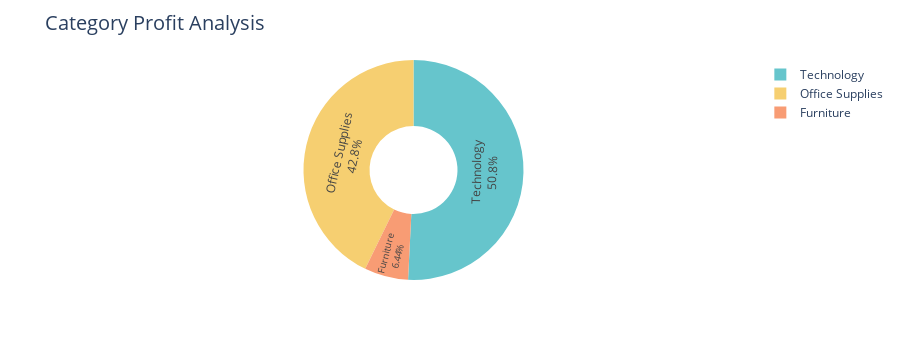

This figure's notebook cell:
### Code cell
fig= px.pie(category_profit_analysis, 
                      values="Profit", 
                      names="Category", 
                      hole=0.4, 
                      color_discrete_sequence= px.colors.qualitative.Pastel)
fig.update_traces(textposition = "inside", textinfo= "percent+label")
fig.update_layout(title_text = "Category Profit Analysis",title_font=dict(size= 20))
fig.show()

### Figure 1 — Plotly figure (JSON) as saved in the notebook; plotly's stock layout.template omitted (floating-point values rounded to 4 significant figures)
{"data": [{"domain": {"x": [0, 1], "y": [0, 1]}, "hole": 0.4, "hovertemplate": "Category=%{label}<br>Profit=%{value}<extra></extra>", "labels": ["Furniture", "Office Supplies", "Technology"], "legendgroup": "", "name": "", "showlegend": true, "textinfo": "percent+label", "textposition": "inside", "type": "pie", "values": [18450.0, 122500.0, 145500.0]}], "layout": {"autosize": true, "height": 360, "legend": {"tracegroupgap": 0}, "margin": {"t": 60}, "piecolorway": ["rgb(102, 197, 204)", "rgb(246, 207, 113)", "rgb(248, 156, 116)", "rgb(220, 176, 242)", "rgb(135, 197, 95)", "rgb(158, 185, 243)", "rgb(254, 136, 177)", "rgb(201, 219, 116)", "rgb(139, 224, 164)", "rgb(180, 151, 231)", "rgb(179, 179, 179)"], "title": {"font": {"size": 20}, "text": "Category Profit Analysis"}}}
